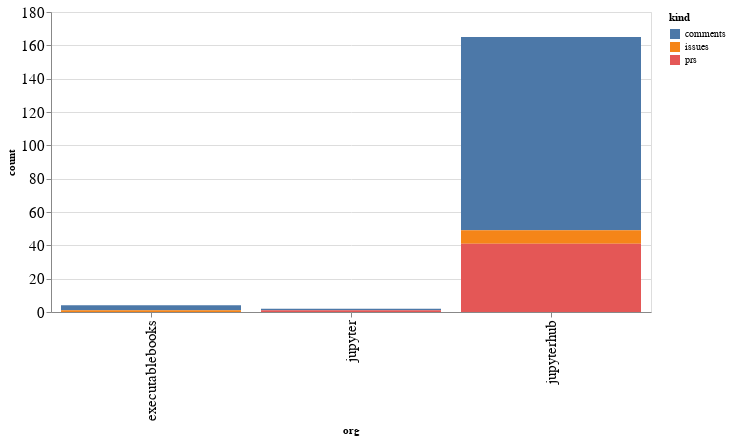

Notebook code for this chart:
### Code cell
alt.Chart(org_summaries, width=600).mark_bar().encode(
    x='org',
    y='count',
    color='kind',
    tooltip="org"
)

### Figure 1 — Vega-Lite specification as saved in the notebook (floating-point values rounded to 4 significant figures)
{"config": {"axisLeft": {"labelFontSize": 15}, "axisBottom": {"labelFontSize": 15}}, "data": {"name": "data-6613536388553a5a412b7e77ae391cb2"}, "mark": "bar", "encoding": {"color": {"type": "nominal", "field": "kind"}, "tooltip": {"type": "nominal", "field": "org"}, "x": {"type": "nominal", "field": "org"}, "y": {"type": "quantitative", "field": "count"}}, "width": 600, "$schema": "https://vega.github.io/schema/vega-lite/v4.8.1.json", "datasets": {"data-6613536388553a5a412b7e77ae391cb2": [{"org": "executablebooks", "kind": "comments", "count": 3}, {"org": "executablebooks", "kind": "issues", "count": 1}, {"org": "jupyter", "kind": "comments", "count": 1}, {"org": "jupyter", "kind": "prs", "count": 1}, {"org": "jupyterhub", "kind": "comments", "count": 116}, {"org": "jupyterhub", "kind": "issues", "count": 8}, {"org": "jupyterhub", "kind": "prs", "count": 41}]}}
